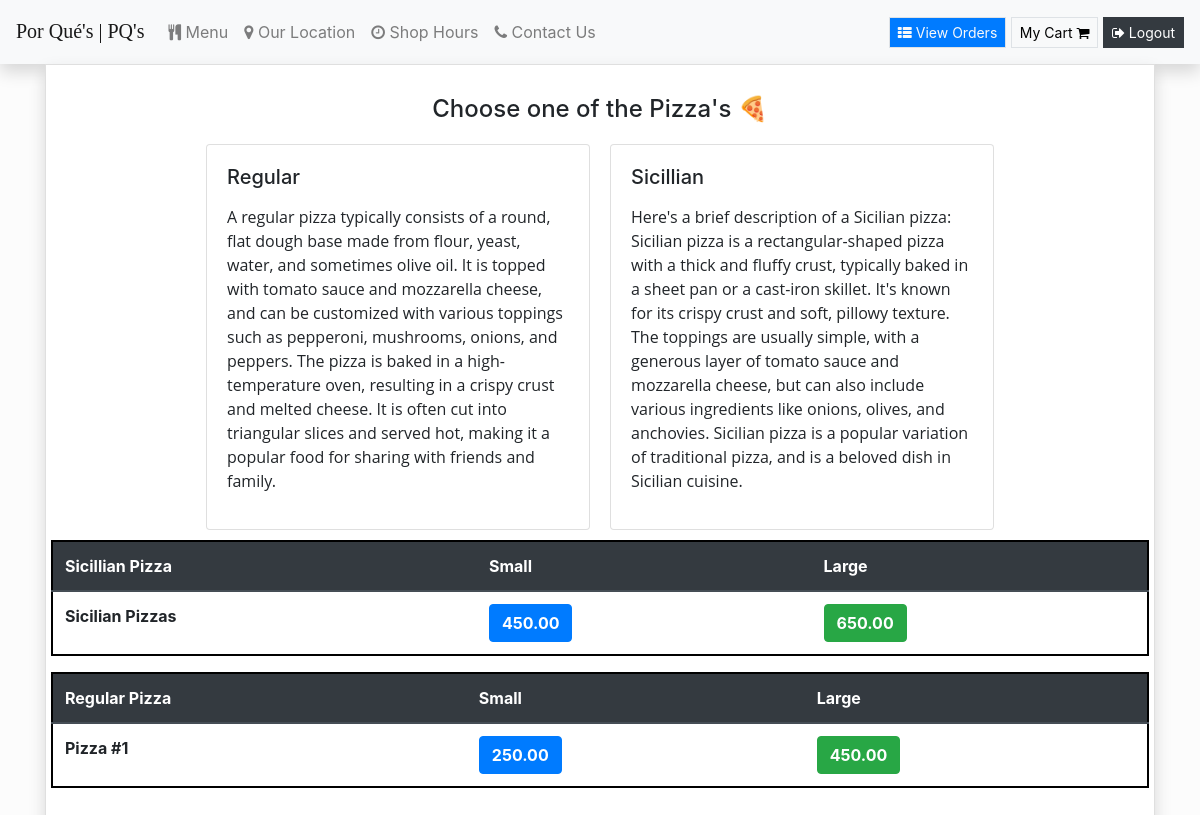
Before: /Pizza (signed in) with the older database file.
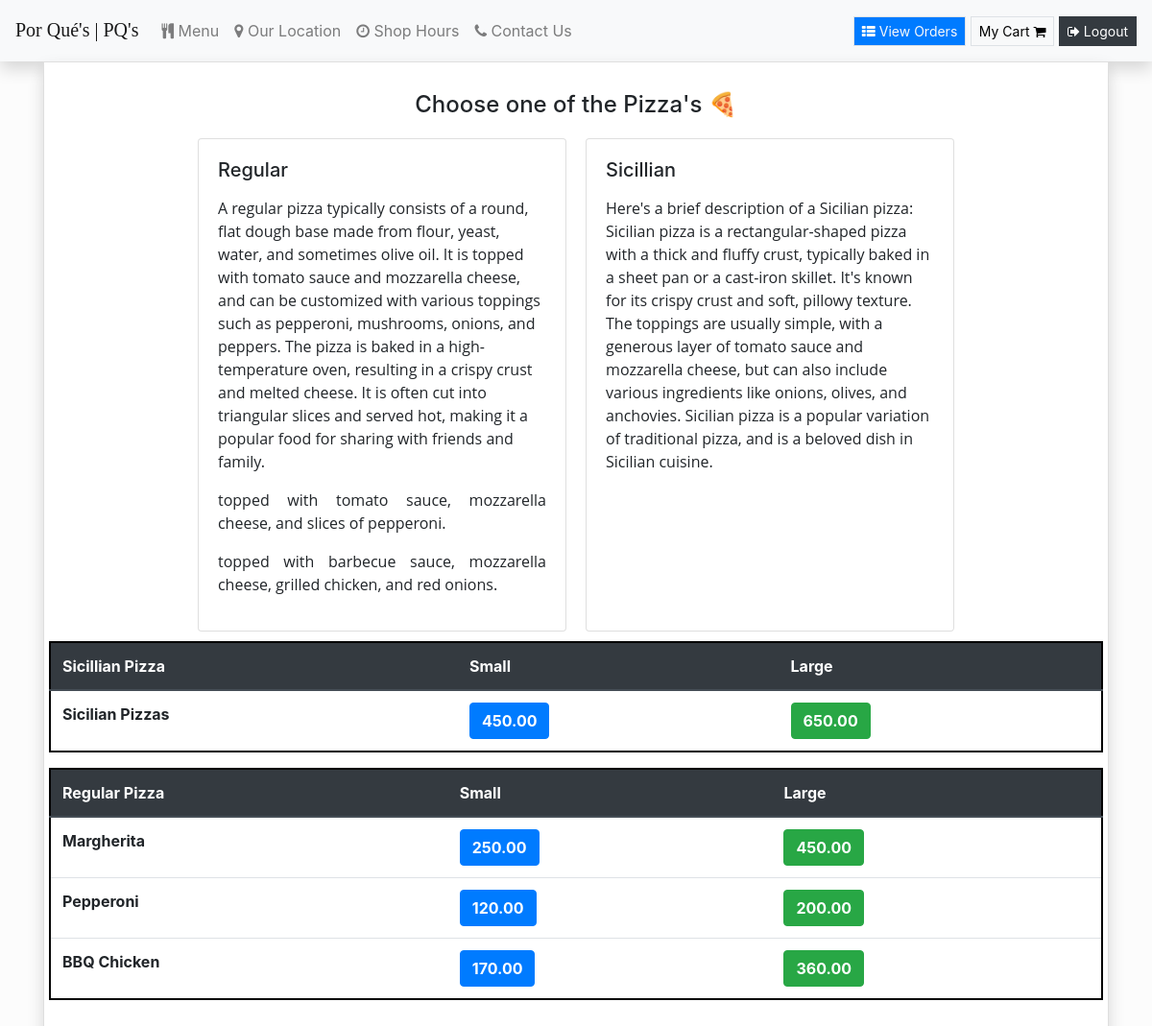
After: the same page with the newer database file.
### orders/models.py (models this page shows, shortened)
class RegularPizza(models.Model):
    pizza_choice = models.CharField(max_length=200)
    small_price = models.DecimalField(max_digits=6, decimal_places=2)
    large_price = models.DecimalField(max_digits=6, decimal_places=2)
    category_description = models.CharField(max_length=4000)   # make this the wysiwyg text field
    class Meta:
        verbose_name = "List of Regular Pizza"
        verbose_name_plural = "List of Regular Pizza"

class SicilianPizza(models.Model):
    pizza_choice = models.CharField(max_length=200)
    small_price = models.DecimalField(max_digits=6, decimal_places=2)
    large_price = models.DecimalField(max_digits=6, decimal_places=2)
    category_description = models.CharField(
        max_length=4000)   # make this the wysiwyg text field
    class Meta:
        verbose_name = "List of Sicilian Pizza"
        verbose_name_plural = "List of Sicilian Pizza"

### orders/views.py (the view)
# urls.py: path("Pizza", views.pizza, name="pizza"),
def pizza(request):
    if request.user.is_authenticated:
        return render(request, "orders/pizza.html", context = {"regular_pizza":RegularPizza.objects.all, "sicillian_pizza":SicilianPizza.objects.all , "toppings":Toppings.objects.all, "number_of_toppings":3})
    else:
        return redirect("orders:login")

### orders/models.py (called while the page is built)
    def __str__(self):
        return f"{self.topping_name}"

### orders/templates/orders/pizza.html (shortened to what this page needs)
{% extends 'orders/header.html' %} {% block content %}
<div class="container">
    <div class="card shadow rounded-0">
        <div class="card-body">
            <h4 style="margin:10px; text-align:center;"> Choose one of the Pizza's &#x1f355 </h4>
            <div class="row justify-content-center">
                <div class="card" id="regular_pizza_card" style="width: 24rem; margin:10px;">
                    <div class="card-body">
                        <h5 class="card-title">Regular </h5>
                        {% for pizza in regular_pizza %} {% if pizza.category_description != "default" %}
                        <p class="card-text">{{ pizza.category_description | safe}}</p>
                        {% endif %} {% endfor %}
                    </div>
                </div>
                <div class="card" id="sicillian_pizza_card" style="width: 24rem; margin:10px;">
                    <div class="card-body">
                        <h5 class="card-title">Sicillian </h5>
                        {% for pizza in sicillian_pizza %} {% if pizza.category_description != "default" %}
                        <p class="card-text">{{ pizza.category_description | safe }}</p>
                        {% endif %} {% endfor %}
                    </div>
                </div>
            </div>
            <div class="row">
                <table class="table" id="sicillian_pizza_table" style="border: 2px solid black">
                    <thead class="thead-dark">
                        <tr>
                            <th scope="col">Sicillian Pizza</th>
                            <th scope="col">Small</th>
                            <th scope="col">Large</th>
                        </tr>
                    </thead>
                    <tbody>
                        {% for pizza in sicillian_pizza %}
                        <tr>
                            <th>{{pizza.pizza_choice}}</th>
                            {% if number_of_toppings %}
                            <td><button type="button" class="btn btn-primary add_to_cart" onclick="pizza_toppings({{number_of_toppings}}, 'Small Sicillian', {{pizza.small_price}})"><strong>{{pizza.small_price}}</strong></button></td>
                            <td><button type="button" class="btn btn-success add_to_cart" onclick="pizza_toppings({{number_of_toppings}}, 'Large Sicillian', {{pizza.large_price}})"><strong>{{pizza.large_price}}</strong></button></td>
                            {% endif %}
                        </tr>
                        {% endfor %}
                    </tbody>
                </table>
                <table class="table" id="regular_pizza_table" style="border: 2px solid black">
                    <thead class="thead-dark">
                        <tr>
                            <th scope="col">Regular Pizza</th>
                            <th scope="col">Small</th>
                            <th scope="col">Large</th>
                        </tr>
                    </thead>
                    <tbody>
                        {% for pizza in regular_pizza %}
                        <tr>
                            <th>{{pizza.pizza_choice}}</th>
                            {% if number_of_toppings %}
                            <td><button type="button" class="btn btn-primary add_to_cart" onclick="pizza_toppings({{number_of_toppings}}, 'Small Regular', {{pizza.small_price}})"><strong>{{pizza.small_price}}</strong></button></td>
                            <td><button type="button" class="btn btn-success add_to_cart" onclick="pizza_toppings({{number_of_toppings}}, 'Large Regular', {{pizza.large_price}})"><strong>{{pizza.large_price}}</strong></button></td>
                            {% endif %}
                        </tr>
                        {% endfor %}
                    </tbody>
                </table>
            </div>
        </div>
    </div>
</div>
{% endblock %}

### orders/templates/orders/header.html (shortened to what this page needs)
{% load static %}
<!doctype html>
<html lang="en">
<head>
    <link rel="stylesheet" href="https://stackpath.bootstrapcdn.com/bootstrap/4.3.1/css/bootstrap.min.css">
    <link rel="stylesheet" href="https://cdnjs.cloudflare.com/ajax/libs/font-awesome/4.7.0/css/font-awesome.min.css">
    <link rel="stylesheet" href="{% static 'orders/style.css' %}">
    <link href="https://cdnjs.cloudflare.com/ajax/libs/toastr.js/latest/toastr.min.css" rel="stylesheet" /> {% load static %}
    <link rel="stylesheet" href="{% static 'orders/main.js' %}">
</head>
<body>
    <nav class="navbar navbar-expand-lg navbar-light shadow bg-light" id="topNav">
        <h2><a class="navbar-brand" style="font-family:verdana" href="/">Por Qué's | PQ's</a></h2>
        <div class="collapse navbar-collapse" id="navbarText">
            {% if user.is_authenticated %}
            <ul class="navbar-nav mr-auto">
                <li class="nav-item">
                    <a class="nav-link" href="/"><i class="fa fa-cutlery"></i> Menu</a>
                </li>
                <li class="nav-item">
                    <a class="nav-link" href="/directions"><i class="fa fa-map-marker"></i> Our Location</a>
                </li>
                <li class="nav-item">
                    <a class="nav-link" href="/hours"><i class="fa fa-clock-o"></i> Shop Hours</a>
                </li>
                <li class="nav-item">
                    <a class="nav-link" href="/contact"><i class="fa fa-phone"></i> Contact Us</a>
                </li>
            </ul>
            <span class="navbar-text">
          <a href="/view-orders" class="btn btn-primary text-light btn-sm border rounded-0"><i class="fa fa-th-list"></i> View Orders</a>
          <a href="/cart" id="cart_button" class="btn btn-light border btn-sm rounded-0" style="color:black;"> My Cart <i class="fa fa-shopping-cart"></i></a>
            <button type="button" class="btn btn-dark btn-sm rounded-0" onclick="logout()"><i class="fa fa-sign-out"></i> Logout</button>
            </span>
            {% endif %}
        </div>
    </nav>
    {% block content %} {% endblock %}
</body>
</html>

### static/orders/style.css (style rules this page uses)
html, body { height: 100%; width: 100%; }
body { background-image: url(./../img/wp.jpg); background-repeat: no-repeat; background-size: cover; background-position: center center; backdrop-filter: brightness(0.9887); }

Changed rows visible on the page:
changed RegularPizza: pizza_choice "Pizza #1" → "Margherita"
added RegularPizza: category_description "topped with tomato sauce, mozzarella cheese, and slices of pepperoni.", pizza_choice "Pepperoni", small_price "120.00", large_price "200.00"
added RegularPizza: category_description "topped with barbecue sauce, mozzarella cheese, grilled chicken, and red onions.", pizza_choice "BBQ Chicken", small_price "170.00", large_price "360.00"
